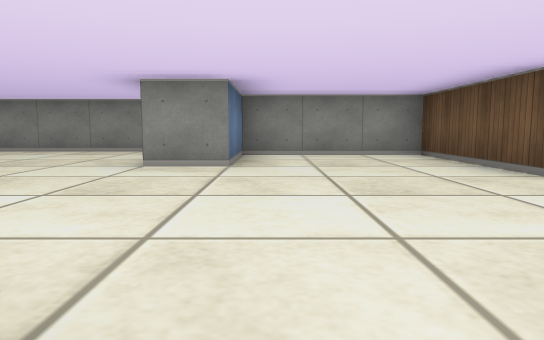
view 1 (above)

21 first-person views from a walk through a cub3D ray-caster map. The camera is about half as high as the walls, tilts 6° down and sees 70° across. The floor is counted in squares. Each view is taken from the middle of a square. On the plan, view 1 faces up. The plan holds only what a view shows up to about 9 squares ahead; the rest is blank.

view 2
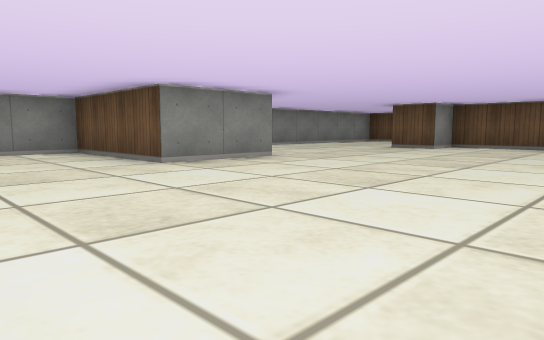

view 3
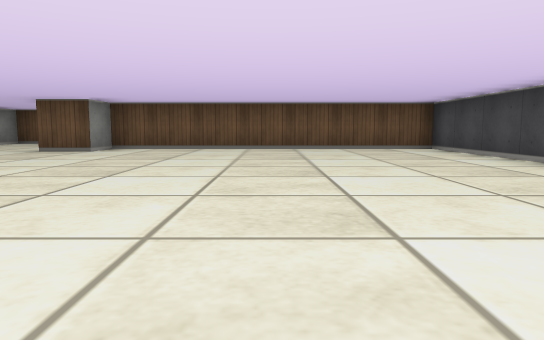

view 4
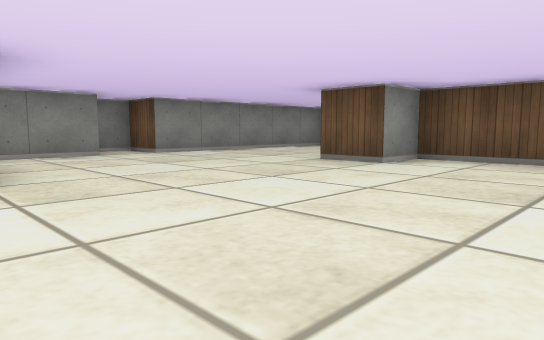

view 5
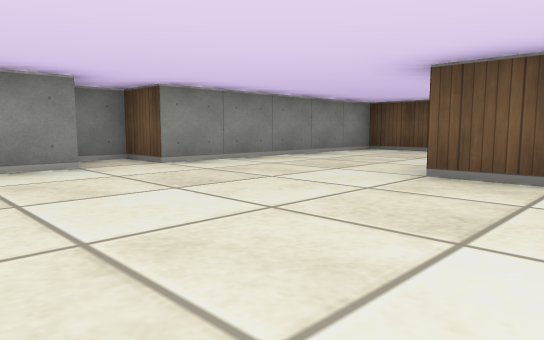

view 6
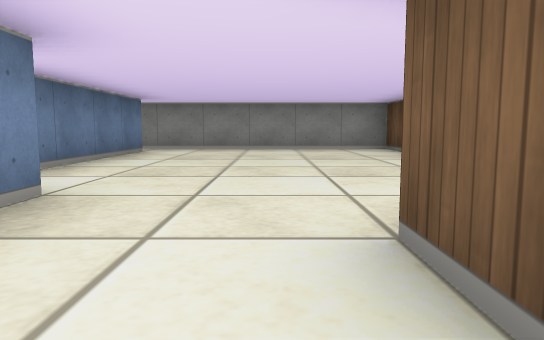

view 7
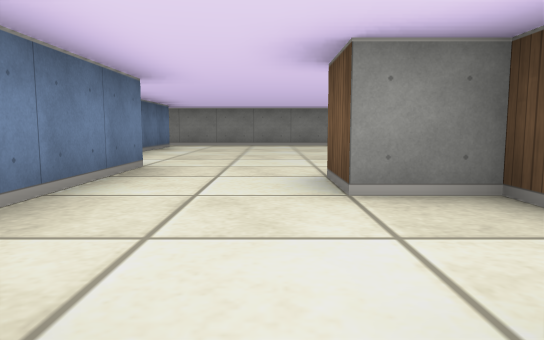

view 8
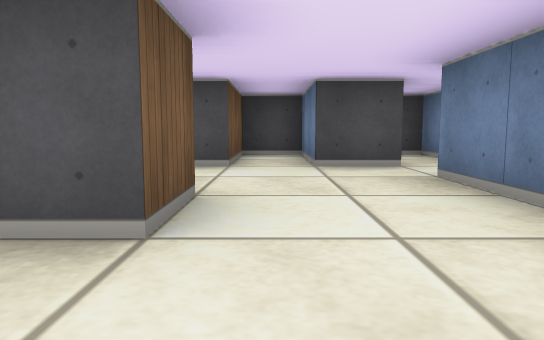

view 9
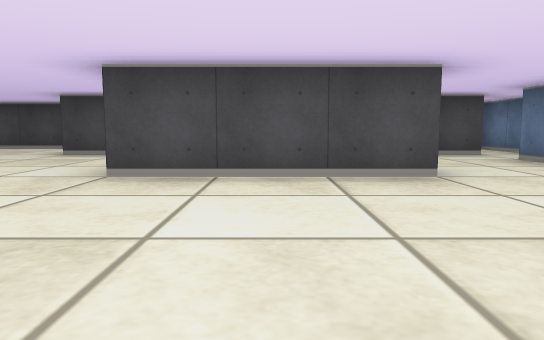

view 10
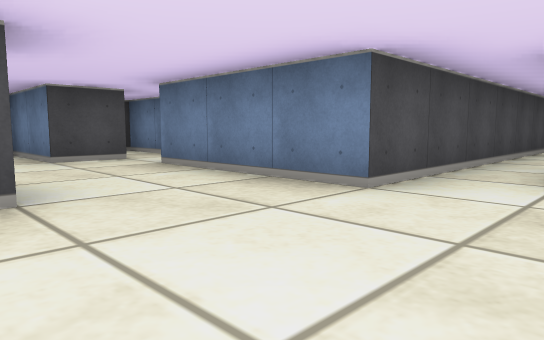

view 11
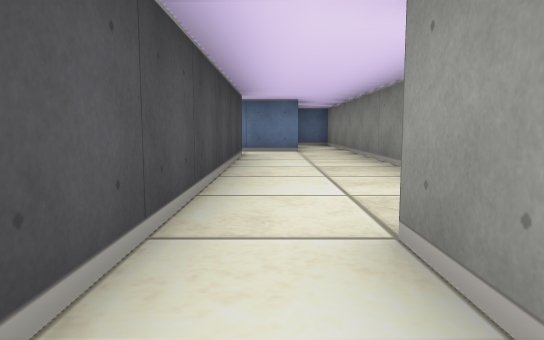

view 12
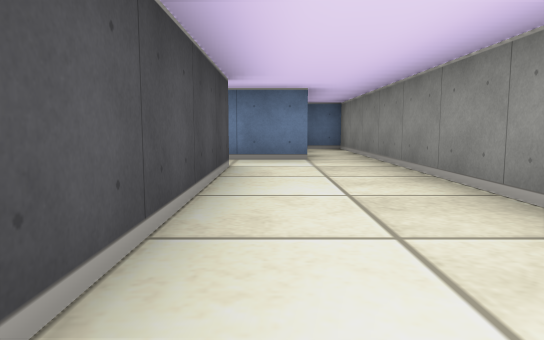

view 13
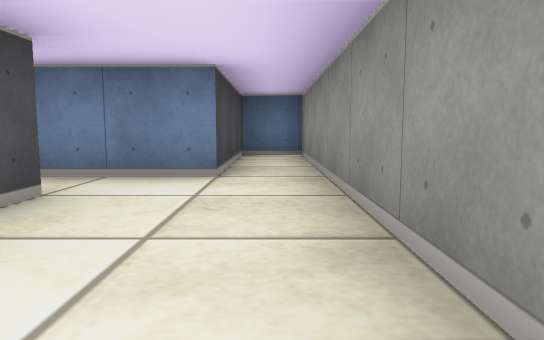

view 14
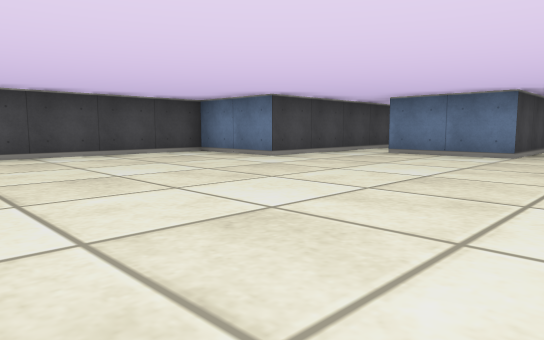

view 15
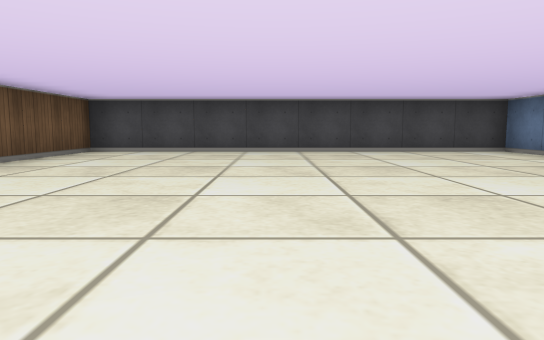

view 16
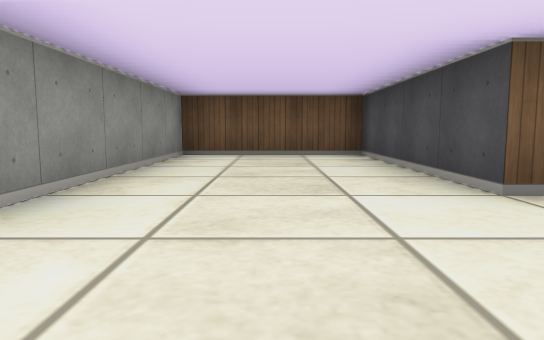

view 17
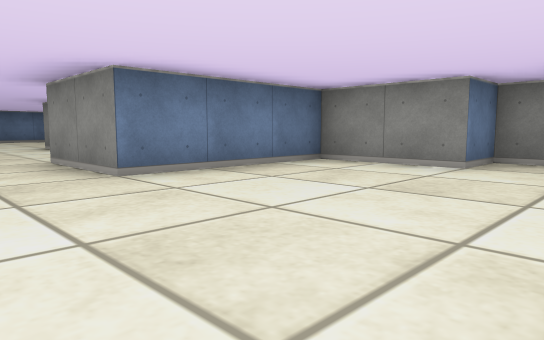

view 18
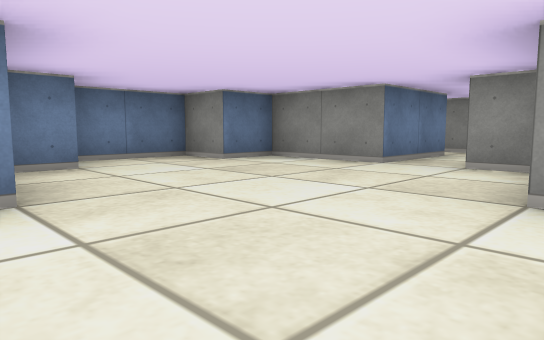

view 19
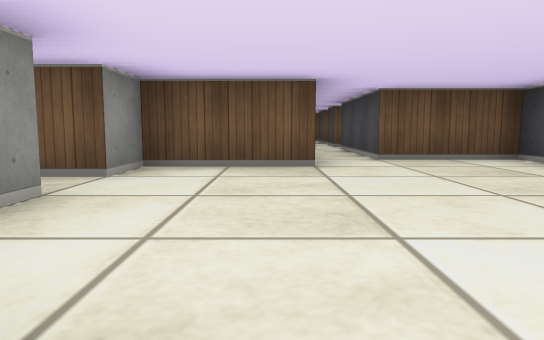

view 20
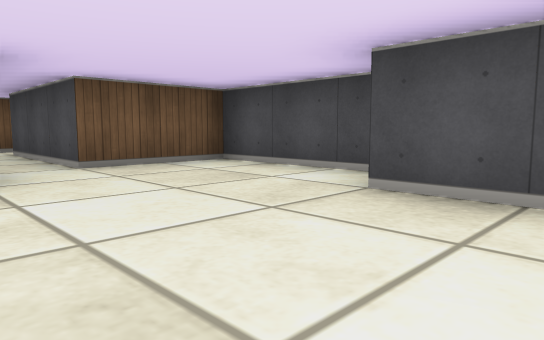

view 21
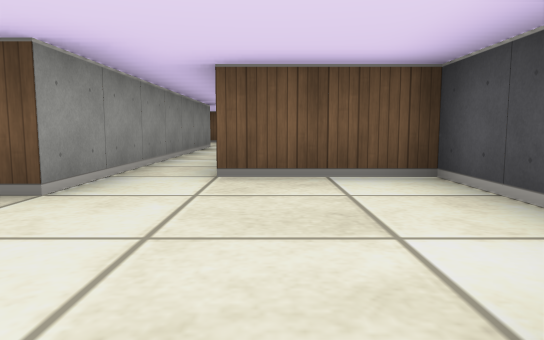

### Floor plan
Points are (right, up) in squares from view 1. A wall is a line through its corners. A room is listed if a view was taken in it or the views show most of it. See-through windows are left out.
Room 1 (views 1, 2, 3, 4, 5, 6, 7, 8, 9, 10, 14, 15, 16, 17)
walls: (-2.5, -1) (-2.5, -0.5) (-3.5, -0.5) (-3.5, 0.5) (-0.5, 0.5) (-0.5, -1.5); (-1.5, 6.5) (-1.5, 7.5) (-6.9, 7.5); (-6.5, 1.5) (-5.5, 1.5) (-5.5, -1.5); (-5.6, -2.5) (-4.5, -2.5) (-4.5, -4.5) (-3.5, -4.5) (-3.5, -2.5) (1.5, -2.5) (1.5, -4.5) (9.5, -4.5) (9.5, 2.5) (8.5, 2.5) (8.5, 3.5) (12.5, 3.5) (12.5, 6.5) (7.5, 6.5) (7.5, 7.5) (6.5, 7.5) (6.5, 6.5) (4.5, 6.5) (4.5, 3.5) (2.5, 3.5) (2.5, 6.5) (-0.5, 6.5) (-0.5, 4.5) (-1.5, 4.5); (-6.5, 6.5) (-6.5, 3.1)
ways out: opening at (-7.5, 2) to room 2; opening at (-5, -2) to room 4; opening at (-7.5, 7)
Room 2 (views 11, 12, 13)
walls: (-13.5, 1.5) (-6.5, 1.5); (-11, 3.5) (-17.5, 3.5) (-17.5, 2.5) (-14.5, 2.5) (-14.5, 0.5); (-13.5, 0.5) (-13.5, 1.1); (-7.6, 2.5) (-8.5, 2.5)
ways out: opening at (-7.5, 2) to room 1; opening at (-14, 1) to room 3
Room 3 (views 18, 19, 20, 21)
walls: (-15.6, -3.5) (-14.5, -3.5); (-14, -4.5) (-11.5, -4.5) (-11.5, -2.5) (-8.5, -2.5); (-16.5, -2.4) (-16.5, -3.1); (-14.5, 0.5) (-16.5, 0.5) (-16.5, -0.5) (-17.5, -0.5) (-17.5, -2.2); (-8.6, -1.5) (-12.5, -1.5) (-12.5, 0.5) (-13.5, 0.5)
ways out: opening at (-14, 1) to room 2; opening at (-9, -2) to room 4
Room 4 (no view inside)
walls: (-6.5, -3) (-6.5, -4.5) (-6.1, -4.5); (-5.9, -1.5) (-8.6, -1.5)
ways out: opening at (-5, -2) to room 1; opening at (-9, -2) to room 3

Where each view was taken, in squares from view 1:
view 1: 0 up, 0 right, facing up
view 2: 1 down, 0 right, facing up-right
view 3: 1 down, 1 right, facing right
view 4: 0 up, 4 right, facing up-right
view 5: 2 up, 5 right, facing up-right
view 6: 1 down, 4 left, facing up
view 7: 3 down, 4 left, facing up
view 8: 2 up, 4 left, facing down
view 9: 4 up, 2 left, facing down
view 10: 3 up, 3 left, facing down-left
view 11: 2 up, 7 left, facing left
view 12: 2 up, 9 left, facing left
view 13: 3 up, 11 left, facing left
view 14: 2 up, 6 right, facing down-left
view 15: 3 up, 6 right, facing down
view 16: 5 up, 6 right, facing right
view 17: 2 up, 8 right, facing up-left
view 18: 4 down, 12 left, facing up-left
view 19: 1 down, 17 left, facing right
view 20: 1 down, 16 left, facing down-right
view 21: 3 down, 15 left, facing right
